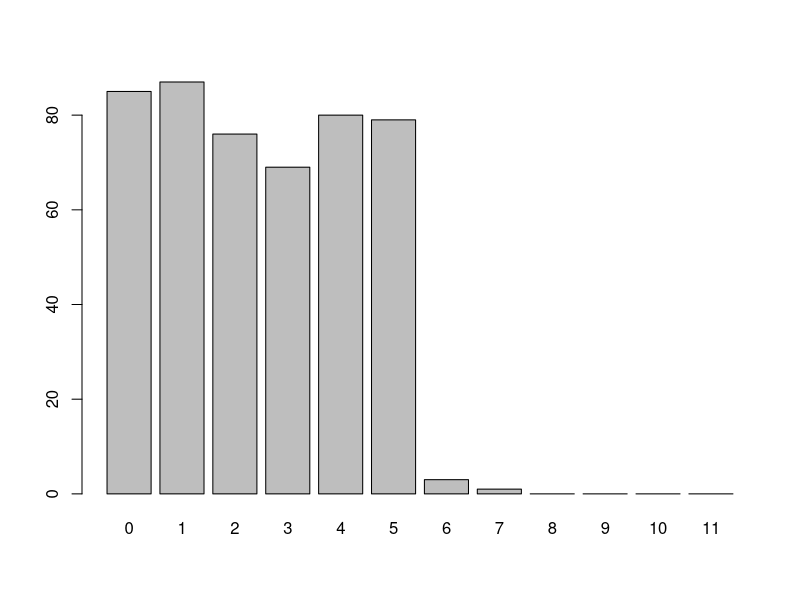
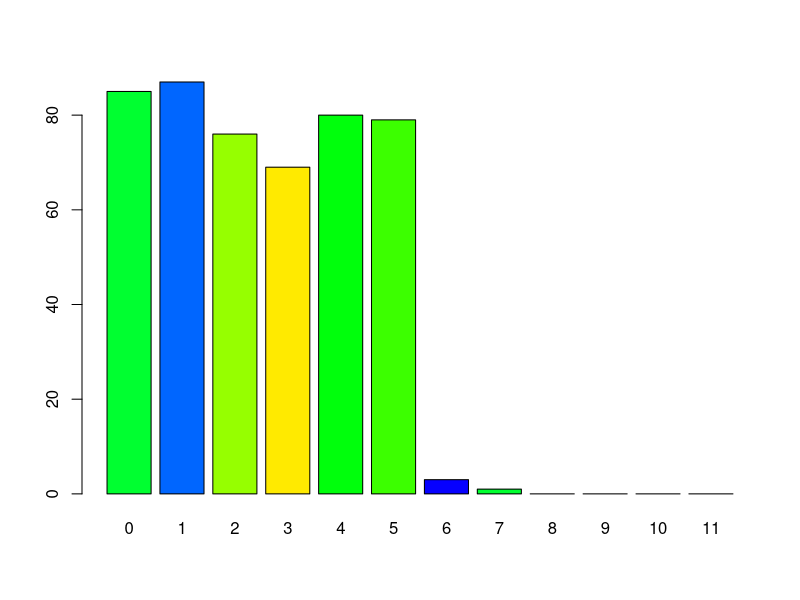

These figures' R source, in order: (Note: this script raises an error after producing the figures.)
#1
PARTIDOS=read.csv("futbolNEW.csv",header=TRUE,dec=",") 


#2
PARTIDOSFILANUEVA=data.frame(Casa=c(10,11,10),Visitante=c(0,8,9))
PARTIDOS= rbind(PARTIDOS,PARTIDOSFILANUEVA)

#3
PARTIDOS$QUINIELA = (PARTIDOS$Casa>PARTIDOS$Visitante) + 2*(PARTIDOS$Casa<PARTIDOS$Visitante) 
PARTIDOS$QUINIELA = factor(PARTIDOS$QUINIELA,labels =c("X","1","2"))

#4
str(PARTIDOS)
ftable(PARTIDOS$Casa, PARTIDOS$Visitante, PARTIDOS$QUINIELA)
t1=table(PARTIDOS$Casa, PARTIDOS$Visitante, PARTIDOS$QUINIELA)
t1

#5
t2=apply(t1[,,"X"],MARGIN=1,FUN=sum)
sum(t2)

#6
rainbow(t2)
barplot(t2)
barplot((t2),col=c("#00FF30FF","#0066FFFF","#96FF00FF","#FFEA00FF", "#00FF0CFF","#3CFF00FF","#0600FFFF"))
PARTIDOS$Visitante= PARTIDOS[which(PARTIDOS$QUINIELA=="2"),]
t3= table(PARTIDOS$Casa, PARTIDOS$Visitante)
t3
t4= apply(t3,MARGIN= 1,FUN =sum)
t4
barplot(t4)
barplot((t4),col=c("#00FF30FF","#0066FFFF","#96FF00FF","#FFEA00FF", "#00FF0CFF","#3CFF00FF","#0600FFFF"))
